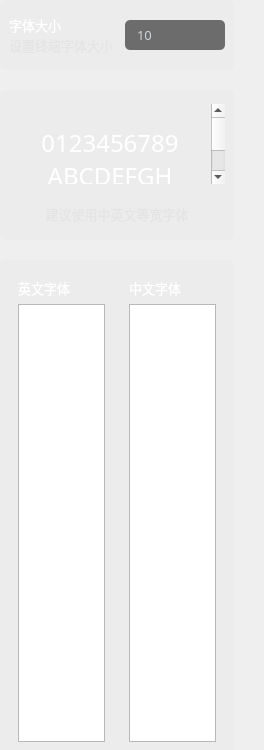
               <widget class="QWidget" name="scrollAreaWidgetContents_4">
                <property name="geometry">
                 <rect>
                  <x>0</x>
                  <y>0</y>
                  <width>264</width>
                  <height>750</height>
                 </rect>
                </property>
                <property name="minimumSize">
                 <size>
                  <width>0</width>
                  <height>750</height>
                 </size>
                </property>
                <property name="font">
                 <font>
                  <pointsize>7</pointsize>
                 </font>
                </property>
                <layout class="QVBoxLayout" name="verticalLayout_8">
                 <property name="spacing">
                  <number>20</number>
                 </property>
                 <property name="leftMargin">
                  <number>0</number>
                 </property>
                 <property name="topMargin">
                  <number>0</number>
                 </property>
                 <property name="rightMargin">
                  <number>30</number>
                 </property>
                 <property name="bottomMargin">
                  <number>0</number>
                 </property>
                 <item>
                  <widget class="QWidget" name="verticalWidget_11" native="true">
                   <property name="minimumSize">
                    <size>
                     <width>0</width>
                     <height>70</height>
                    </size>
                   </property>
                   <property name="maximumSize">
                    <size>
                     <width>16777215</width>
                     <height>70</height>
                    </size>
                   </property>
                   <property name="styleSheet">
                    <string notr="true">#verticalWidget_11{background-color: rgba(223, 223, 223,50);
border-radius: 5px;}

QLineEdit{
color:#ced4da;
border-radius: 14px;
background-color: rgb(25, 25, 25, 155);
border: 0px solid rgba(255, 255, 255, 0);
border-radius: 5px;
padding-left:10px;
padding-right:10px;
}</string>
                   </property>
                   <layout class="QHBoxLayout" name="horizontalLayout_21">
                    <item>
                     <widget class="QWidget" name="horizontalWidget_20" native="true">
                      <property name="minimumSize">
                       <size>
                        <width>0</width>
                        <height>40</height>
                       </size>
                      </property>
                      <property name="maximumSize">
                       <size>
                        <width>16777215</width>
                        <height>40</height>
                       </size>
                      </property>
                      <layout class="QVBoxLayout" name="verticalLayout_21">
                       <property name="spacing">
                        <number>0</number>
                       </property>
                       <property name="leftMargin">
                        <number>0</number>
                       </property>
                       <property name="topMargin">
                        <number>0</number>
                       </property>
                       <property name="rightMargin">
                        <number>0</number>
                       </property>
                       <property name="bottomMargin">
                        <number>0</number>
                       </property>
                       <item>
                        <widget class="QLabel" name="label_fontSize">
                         <property name="font">
                          <font>
                           <family>OPPOSans B</family>
                           <pointsize>10</pointsize>
                           <stylestrategy>PreferAntialias</stylestrategy>
                          </font>
                         </property>
                         <property name="styleSheet">
                          <string notr="true">color: rgb(255, 255, 255);</string>
                         </property>
                         <property name="text">
                          <string>字体大小</string>
                         </property>
                        </widget>
                       </item>
                       <item>
                        <widget class="QLabel" name="label_fontSize_tip">
                         <property name="minimumSize">
                          <size>
                           <width>0</width>
                           <height>20</height>
                          </size>
                         </property>
                         <property name="maximumSize">
                          <size>
                           <width>16777215</width>
                           <height>20</height>
                          </size>
                         </property>
                         <property name="font">
                          <font>
                           <family>OPPOSans B</family>
                           <pointsize>10</pointsize>
                           <stylestrategy>PreferAntialias</stylestrategy>
                          </font>
                         </property>
                         <property name="styleSheet">
                          <string notr="true">color: rgba(223, 223, 223, 150);</string>
                         </property>
                         <property name="text">
                          <string>设置终端字体大小</string>
                         </property>
                        </widget>
                       </item>
                      </layout>
                     </widget>
                    </item>
                    <item>
                     <spacer name="horizontalSpacer_55">
                      <property name="orientation">
                       <enum>Qt::Horizontal</enum>
                      </property>
                      <property name="sizeHint" stdset="0">
                       <size>
                        <width>352</width>
                        <height>20</height>
                       </size>
                      </property>
                     </spacer>
                    </item>
                    <item>
                     <widget class="QLineEdit" name="lineEdit_fontSize">
                      <property name="minimumSize">
                       <size>
                        <width>100</width>
                        <height>30</height>
                       </size>
                      </property>
                      <property name="maximumSize">
                       <size>
                        <width>100</width>
                        <height>16777215</height>
                       </size>
                      </property>
                      <property name="font">
                       <font>
                        <family>OPPOSans B</family>
                        <pointsize>10</pointsize>
                       </font>
                      </property>
                      <property name="text">
                       <string>10</string>
                      </property>
                     </widget>
                    </item>
                   </layout>
                  </widget>
                 </item>
                 <item>
                  <widget class="QWidget" name="verticalWidget_10" native="true">
                   <property name="minimumSize">
                    <size>
                     <width>0</width>
                     <height>150</height>
                    </size>
                   </property>
                   <property name="maximumSize">
                    <size>
                     <width>16777215</width>
                     <height>150</height>
                    </size>
                   </property>
                   <property name="font">
                    <font>
                     <family>OPPOSans B</family>
                     <pointsize>10</pointsize>
                     <stylestrategy>PreferAntialias</stylestrategy>
                    </font>
                   </property>
                   <property name="styleSheet">
                    <string notr="true">#verticalWidget_10{background-color: rgba(223, 223, 223,50);
border-radius: 5px;}</string>
                   </property>
                   <layout class="QVBoxLayout" name="verticalLayout_22">
                    <property name="spacing">
                     <number>6</number>
                    </property>
                    <property name="leftMargin">
                     <number>9</number>
                    </property>
                    <property name="topMargin">
                     <number>0</number>
                    </property>
                    <property name="bottomMargin">
                     <number>0</number>
                    </property>
                    <item>
                     <widget class="QTextEdit" name="textEdit_show">
                      <property name="minimumSize">
                       <size>
                        <width>0</width>
                        <height>80</height>
                       </size>
                      </property>
                      <property name="maximumSize">
                       <size>
                        <width>16777215</width>
                        <height>80</height>
                       </size>
                      </property>
                      <property name="font">
                       <font>
                        <family>Cascadia Mono,OPPOSans B</family>
                        <pointsize>12</pointsize>
                        <weight>50</weight>
                        <italic>false</italic>
                        <bold>false</bold>
                       </font>
                      </property>
                      <property name="styleSheet">
                       <string notr="true">QTextEdit{
	background-color: rgba(0, 41, 69, 0);
	font: 12pt &quot;Cascadia Mono,OPPOSans B&quot;;
	border: none;
	padding-top:0px;
    padding-bottom:0px;
	padding-left:0px;
    padding-right:0px;
color: rgba(255, 255, 255, 255);
border-radius: 5px;
}

QTextEdit::cursor {
     background-color: red;
}

QScrollBar:vertical{
    width: 10px;
	background-color: rgba(0, 41, 69, 0);
    margin: 0px,0px,0px,0px;
    padding-top: 0px;		/*//隐藏上下的箭头*/
    padding-bottom: 0px;
}


QScrollBar::handle:vertical{
    width: 10px;
	
	background-color: rgb(239, 239, 239);
    /*滚动条两端变成椭圆 */
    border-radius: 2px;
    min-height: 0;
}

QScrollBar::sub-page:vertical {
    
	background-color: rgba(255, 255, 255, 0);
}
QScrollBar::add-page:vertical 
{
    background-color: rgba(255, 255, 255, 0);
}

QScrollBar::add-line:vertical {
	border: none;
    height: 0px;
    subcontrol-position: bottom;
    subcontrol-origin: margin;
}
QScrollBar::sub-line:vertical {
    border: none;
    height: 0px;
    subcontrol-position: top;
    subcontrol-origin: margin;
}

QScrollBar::down-arrow:vertical {
    border:none;
}

QScrollBar::up-arrow:vertical {
    border:none;
}</string>
                      </property>
                      <property name="html">
                       <string>&lt;!DOCTYPE HTML PUBLIC &quot;-//W3C//DTD HTML 4.0//EN&quot; &quot;http://www.w3.org/TR/REC-html40/strict.dtd&quot;&gt;
&lt;html&gt;&lt;head&gt;&lt;meta name=&quot;qrichtext&quot; content=&quot;1&quot; /&gt;&lt;style type=&quot;text/css&quot;&gt;
p, li { white-space: pre-wrap; }
&lt;/style&gt;&lt;/head&gt;&lt;body style=&quot; font-family:'Cascadia Mono,OPPOSans B'; font-size:12pt; font-weight:400; font-style:normal;&quot;&gt;
&lt;p align=&quot;center&quot; style=&quot;-qt-paragraph-type:empty; margin-top:0px; margin-bottom:0px; margin-left:0px; margin-right:0px; -qt-block-indent:0; text-indent:0px; font-family:'OPPOSans B'; font-size:10pt;&quot;&gt;&lt;br /&gt;&lt;/p&gt;
&lt;p align=&quot;center&quot; style=&quot; margin-top:0px; margin-bottom:0px; margin-left:0px; margin-right:0px; -qt-block-indent:0; text-indent:0px;&quot;&gt;&lt;span style=&quot; font-family:'SimSun'; font-size:18pt;&quot;&gt;0123456789 ABCDEFGH&lt;/span&gt;&lt;/p&gt;
&lt;p align=&quot;center&quot; style=&quot; margin-top:0px; margin-bottom:0px; margin-left:0px; margin-right:0px; -qt-block-indent:0; text-indent:0px;&quot;&gt;&lt;span style=&quot; font-family:'SimSun'; font-size:18pt;&quot;&gt;终端中文预览&lt;/span&gt;&lt;/p&gt;&lt;/body&gt;&lt;/html&gt;</string>
                      </property>
                     </widget>
                    </item>
                    <item>
                     <widget class="QLabel" name="label_75">
                      <property name="minimumSize">
                       <size>
                        <width>0</width>
                        <height>20</height>
                       </size>
                      </property>
                      <property name="maximumSize">
                       <size>
                        <width>16777215</width>
                        <height>20</height>
                       </size>
                      </property>
                      <property name="font">
                       <font>
                        <family>OPPOSans B</family>
                        <pointsize>10</pointsize>
                        <stylestrategy>PreferAntialias</stylestrategy>
                       </font>
                      </property>
                      <property name="styleSheet">
                       <string notr="true">color: rgba(223, 223, 223, 150);</string>
                      </property>
                      <property name="text">
                       <string>建议使用中英文等宽字体</string>
                      </property>
                      <property name="alignment">
                       <set>Qt::AlignCenter</set>
                      </property>
                     </widget>
                    </item>
                   </layout>
                  </widget>
                 </item>
                 <item>
                  <widget class="QWidget" name="verticalWidget_32" native="true">
                   <property name="minimumSize">
                    <size>
                     <width>0</width>
                     <height>500</height>
                    </size>
                   </property>
                   <property name="maximumSize">
                    <size>
                     <width>16777215</width>
                     <height>500</height>
                    </size>
                   </property>
                   <property name="styleSheet">
                    <string notr="true">#verticalWidget_32{background-color: rgba(223, 223, 223,50);
border-radius: 5px;}</string>
                   </property>
                   <layout class="QHBoxLayout" name="horizontalLayout_41">
                    <item>
                     <widget class="QWidget" name="horizontalWidget_30" native="true">
                      <property name="minimumSize">
                       <size>
                        <width>0</width>
                        <height>40</height>
                       </size>
                      </property>
                      <property name="maximumSize">
                       <size>
                        <width>16777215</width>
                        <height>16777215</height>
                       </size>
                      </property>
                      <property name="styleSheet">
                       <string notr="true"/>
                      </property>
                      <layout class="QVBoxLayout" name="verticalLayout_39">
                       <item>
                        <widget class="QWidget" name="horizontalWidget_21" native="true">
                         <property name="minimumSize">
                          <size>
                           <width>0</width>
                           <height>20</height>
                          </size>
                         </property>
                         <property name="maximumSize">
                          <size>
                           <width>16777215</width>
                           <height>20</height>
                          </size>
                         </property>
                         <layout class="QVBoxLayout" name="verticalLayout_23">
                          <property name="spacing">
                           <number>0</number>
                          </property>
                          <property name="leftMargin">
                           <number>0</number>
                          </property>
                          <property name="topMargin">
                           <number>0</number>
                          </property>
                          <property name="rightMargin">
                           <number>0</number>
                          </property>
                          <property name="bottomMargin">
                           <number>0</number>
                          </property>
                          <item>
                           <widget class="QLabel" name="label_fontEnglish">
                            <property name="minimumSize">
                             <size>
                              <width>0</width>
                              <height>20</height>
                             </size>
                            </property>
                            <property name="maximumSize">
                             <size>
                              <width>16777215</width>
                              <height>20</height>
                             </size>
                            </property>
                            <property name="font">
                             <font>
                              <family>OPPOSans B</family>
                              <pointsize>10</pointsize>
                              <stylestrategy>PreferAntialias</stylestrategy>
                             </font>
                            </property>
                            <property name="styleSheet">
                             <string notr="true">color: rgb(255, 255, 255);</string>
                            </property>
                            <property name="text">
                             <string>英文字体</string>
                            </property>
                           </widget>
                          </item>
                         </layout>
                        </widget>
                       </item>
                       <item>
                        <widget class="QListWidget" name="listWidget_en">
                         <property name="font">
                          <font>
                           <family>OPPOSans B</family>
                           <pointsize>11</pointsize>
                           <stylestrategy>PreferAntialias</stylestrategy>
                          </font>
                         </property>
                         <property name="styleSheet">
                          <string notr="true">QScrollBar:vertical {
    width: 10px;
	background-color: rgba(0, 41, 69, 0);
    margin: 0px,0px,0px,0px;
    padding-top: 0px;		/*//隐藏上下的箭头*/
    padding-bottom: 0px;
}
QScrollBar::handle:vertical {
    width: 10px;
	
	background-color: rgb(239, 239, 239);
    /*滚动条两端变成椭圆 */
    border-radius: 2px;
    min-height: 0;
}

QScrollBar::sub-page:vertical {
    
	background-color: rgba(255, 255, 255, 0);
}
QScrollBar::add-page:vertical 
{
    background-color: rgba(255, 255, 255, 0);
}

QScrollBar::add-line:vertical {
	border: none;
    height: 0px;
    subcontrol-position: bottom;
    subcontrol-origin: margin;
}
QScrollBar::sub-line:vertical {
    border: none;
    height: 0px;
    subcontrol-position: top;
    subcontrol-origin: margin;
}

QScrollBar::down-arrow:vertical {
    border:none;
}
QScrollBar::up-arrow:vertical {
    border:none;
}</string>
                         </property>
                        </widget>
                       </item>
                      </layout>
                     </widget>
                    </item>
                    <item>
                     <widget class="QWidget" name="horizontalWidget_31" native="true">
                      <property name="minimumSize">
                       <size>
                        <width>0</width>
                        <height>40</height>
                       </size>
                      </property>
                      <property name="maximumSize">
                       <size>
                        <width>16777215</width>
                        <height>1111111</height>
                       </size>
                      </property>
                      <property name="styleSheet">
                       <string notr="true"/>
                      </property>
                      <layout class="QVBoxLayout" name="verticalLayout_40">
                       <item>
                        <widget class="QWidget" name="horizontalWidget_32" native="true">
                         <property name="minimumSize">
                          <size>
                           <width>0</width>
                           <height>20</height>
                          </size>
                         </property>
                         <property name="maximumSize">
                          <size>
                           <width>16777215</width>
                           <height>20</height>
                          </size>
                         </property>
                         <layout class="QVBoxLayout" name="verticalLayout_38">
                          <property name="spacing">
                           <number>0</number>
                          </property>
                          <property name="leftMargin">
                           <number>0</number>
                          </property>
                          <property name="topMargin">
                           <number>0</number>
                          </property>
                          <property name="rightMargin">
                           <number>0</number>
                          </property>
                          <property name="bottomMargin">
                           <number>0</number>
                          </property>
                          <item>
                           <widget class="QLabel" name="label_fontChinese">
                            <property name="minimumSize">
                             <size>
                              <width>0</width>
                              <height>20</height>
                             </size>
                            </property>
                            <property name="maximumSize">
                             <size>
                              <width>16777215</width>
                              <height>20</height>
                             </size>
                            </property>
                            <property name="font">
                             <font>
                              <family>OPPOSans B</family>
                              <pointsize>10</pointsize>
                              <stylestrategy>PreferAntialias</stylestrategy>
                             </font>
                            </property>
                            <property name="styleSheet">
                             <string notr="true">color: rgb(255, 255, 255);</string>
                            </property>
                            <property name="text">
                             <string>中文字体</string>
                            </property>
                           </widget>
                          </item>
                         </layout>
                        </widget>
                       </item>
                       <item>
                        <widget class="QListWidget" name="listWidget_cn">
                         <property name="font">
                          <font>
                           <family>OPPOSans B</family>
                           <pointsize>11</pointsize>
                           <stylestrategy>PreferAntialias</stylestrategy>
                          </font>
                         </property>
                         <property name="styleSheet">
                          <string notr="true">QScrollBar:vertical {
    width: 10px;
	background-color: rgba(0, 41, 69, 0);
    margin: 0px,0px,0px,0px;
    padding-top: 0px;		/*//隐藏上下的箭头*/
    padding-bottom: 0px;
}
QScrollBar::handle:vertical {
    width: 10px;
	
	background-color: rgb(239, 239, 239);
    /*滚动条两端变成椭圆 */
    border-radius: 2px;
    min-height: 0;
}

QScrollBar::sub-page:vertical {
    
	background-color: rgba(255, 255, 255, 0);
}
QScrollBar::add-page:vertical 
{
    background-color: rgba(255, 255, 255, 0);
}

QScrollBar::add-line:vertical {
	border: none;
    height: 0px;
    subcontrol-position: bottom;
    subcontrol-origin: margin;
}
QScrollBar::sub-line:vertical {
    border: none;
    height: 0px;
    subcontrol-position: top;
    subcontrol-origin: margin;
}

QScrollBar::down-arrow:vertical {
    border:none;
}
QScrollBar::up-arrow:vertical {
    border:none;
}</string>
                         </property>
                        </widget>
                       </item>
                      </layout>
                     </widget>
                    </item>
                   </layout>
                  </widget>
                 </item>
                 <item>
                  <spacer name="verticalSpacer_5">
                   <property name="orientation">
                    <enum>Qt::Vertical</enum>
                   </property>
                   <property name="sizeHint" stdset="0">
                    <size>
                     <width>20</width>
                     <height>171</height>
                    </size>
                   </property>
                  </spacer>
                 </item>
                </layout>
               </widget>
